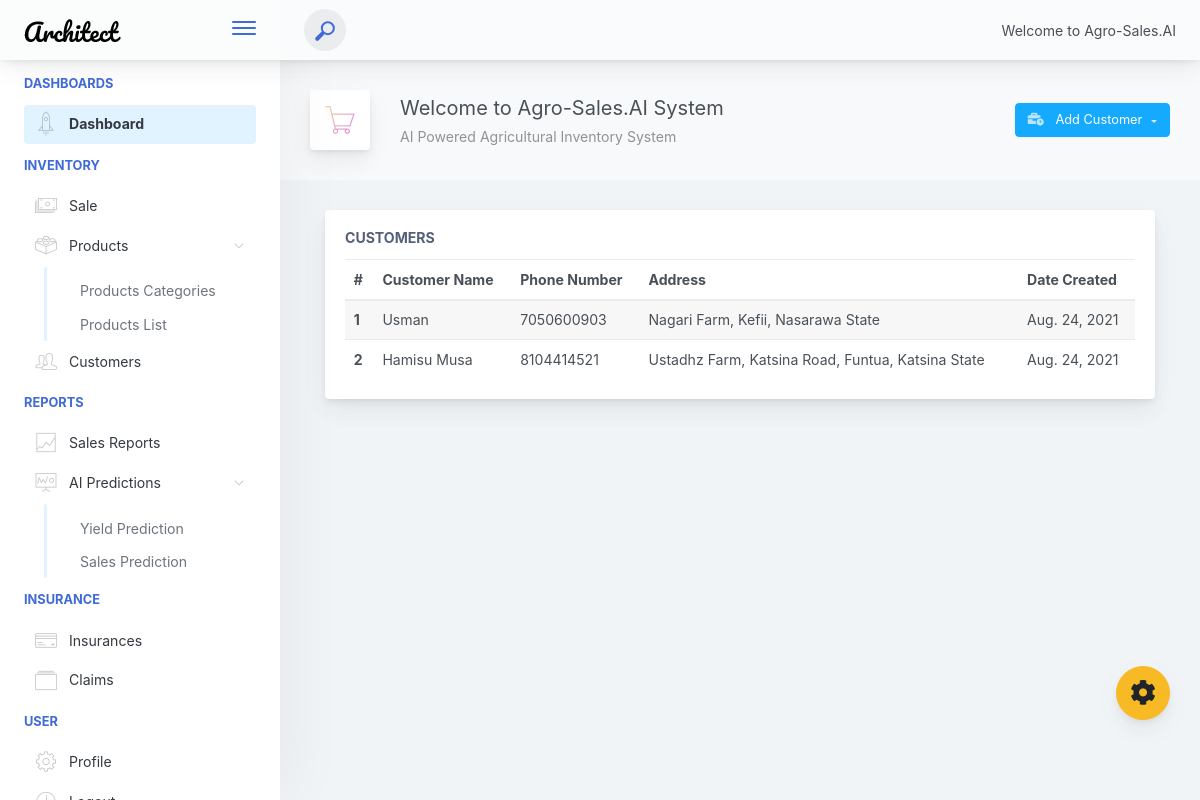
Page /customer on the committed database.
### app/models.py (models this page shows, shortened)
class Customer(models.Model):
    cus_name = models.CharField(max_length=50, null=True)
    phone = models.IntegerField(null=True)
    address = models.CharField(max_length=200, null=True)
    date_created = models.DateField(auto_now_add=True)

### app/views.py (the view)
# urls.py: path('customer', views.customer, name='customer'),
def customer(request):
    customers = Customer.objects.all()
    pagination = Paginator(customers, 10)
    page_num = request.GET.get('page')
    pag_obj = pagination.get_page(page_num)
    context = {'pag_obj':pag_obj, 'customers': customers}
    return render(request, 'customer.html', context)

### app/templates/customer.html
{% extends 'header.html' %}
{% block content %}
{% include 'sidebar.html' %}
<div class="app-main__outer">
    <div class="app-main__inner">
        <div class="app-page-title">
            <div class="page-title-wrapper">
                <div class="page-title-heading">
                    <div class="page-title-icon">
                        <i class="pe-7s-cart icon-gradient bg-mean-fruit">
                        </i>
                    </div>
                    <div>Welcome to Agro-Sales.AI System
                        <div class="page-title-subheading">AI Powered Agricultural Inventory System
                        </div>
                    </div>
                </div>
                <div class="page-title-actions">
                    <a href="{% url 'add_customer' %}">
                    <button type="button" aria-haspopup="true" aria-expanded="false"
                        class="btn-shadow dropdown-toggle btn btn-info">
                        <span class="btn-icon-wrapper pr-2 opacity-7">
                            <i class="fa fa-business-time fa-w-20"></i>
                        </span>
                        Add Customer
                    </button>
                    </a>
                </div>
            </div>
        </div>
        <div class="col-lg-12">
            <div class="main-card mb-3 card">
                <div class="card-body">
                    <h5 class="card-title">Customers</h5>
                    <table class="mb-0 table table-striped" style="width: 100%;">
                        <thead>
                            <tr>
                                <th>#</th>
                                <th>Customer Name</th>
                                <th>Phone Number</th>
                                <th>Address</th>
                                <th>Date Created</th>
                            </tr>
                        </thead>
                        <tbody>
                            {% for c in customers %}
                            <tr>
                                <th scope="row">{{c.id}}</th>
                                <td>{{c.cus_name}}</td>
                                <td>{{c.phone}}</td>
                                <td>{{c.address}}</td>
                                <td>{{c.date_created}}</td>
                            </tr>
                            {% endfor %}
                        </tbody>
                    </table>
                </div>
            </div>
        </div>
    </div>
</div>
{% endblock content %}

### rows in the picture
Customer: id "1", cus_name "Usman", phone "7050600903", address "Nagari Farm, Kefii, Nasarawa State", date_created "Aug. 24, 2021"
Customer: id "2", cus_name "Hamisu Musa", phone "8104414521", address "Ustadhz Farm, Katsina Road, Funtua, Katsina State", date_created "Aug. 24, 2021"
